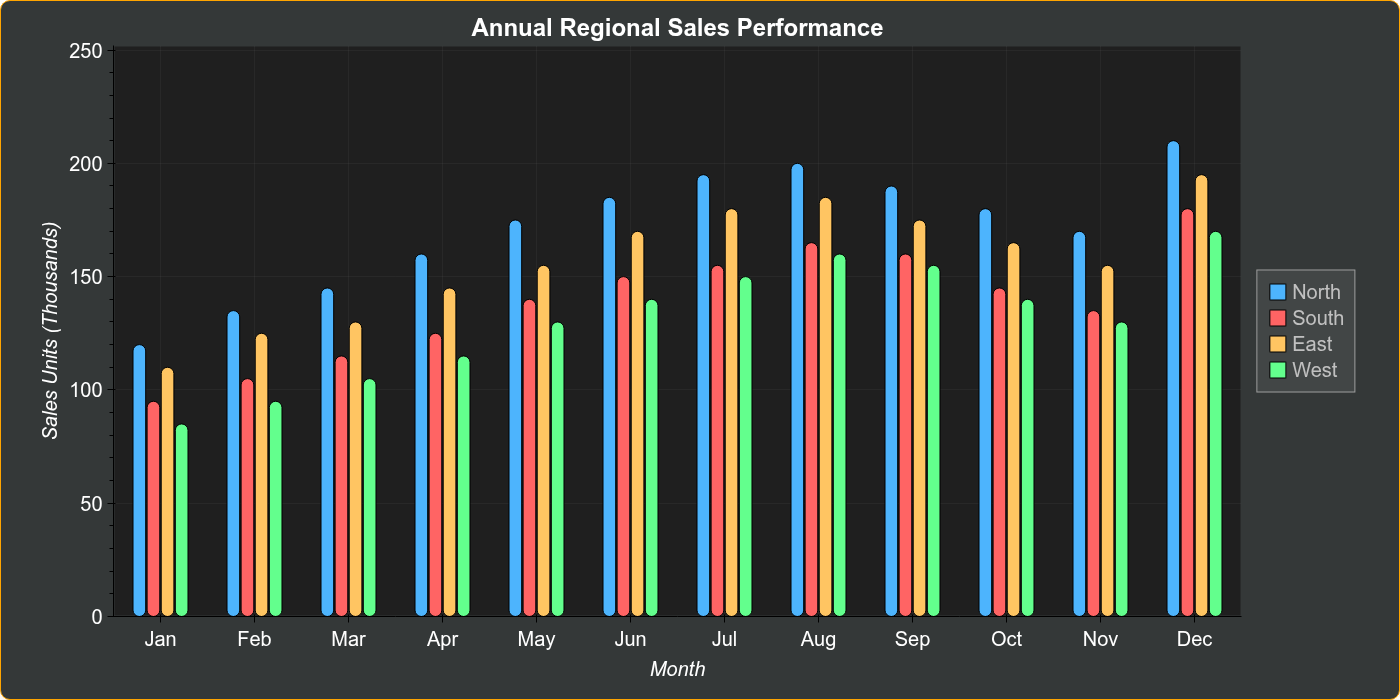

Recreate this plot in Python.
import bokeh_rocks as br
import pandas as pd
from bokeh.io import show

# Large dataset
df_large = pd.DataFrame(
    {
        "Month": [
            "Jan",
            "Feb",
            "Mar",
            "Apr",
            "May",
            "Jun",
            "Jul",
            "Aug",
            "Sep",
            "Oct",
            "Nov",
            "Dec",
        ],
        "North": [120, 135, 145, 160, 175, 185, 195, 200, 190, 180, 170, 210],
        "South": [95, 105, 115, 125, 140, 150, 155, 165, 160, 145, 135, 180],
        "East": [110, 125, 130, 145, 155, 170, 180, 185, 175, 165, 155, 195],
        "West": [85, 95, 105, 115, 130, 140, 150, 160, 155, 140, 130, 170],
    }
)


p7 = br.bar(
    df_large,
    kind="vgroup",
    title="Annual Regional Sales Performance",
    xlabel="Month",
    ylabel="Sales Units (Thousands)",
    theme="dark",
    legend_outside=True,
    width=1400,
    height=700,
    output_path="output/bar_22",
    border_radius=10,
)

show(p7)
br.save_plot(p7, "output/bar_10")
